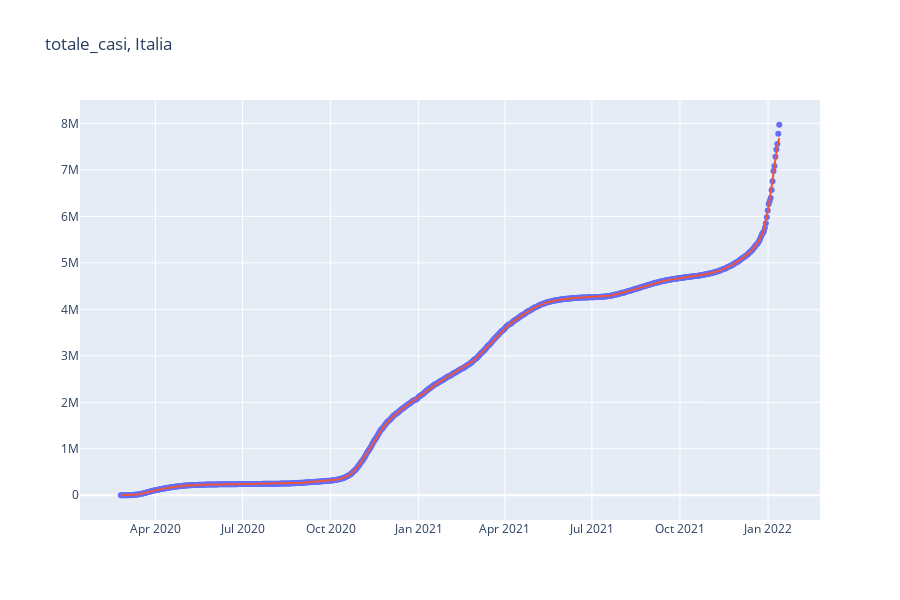
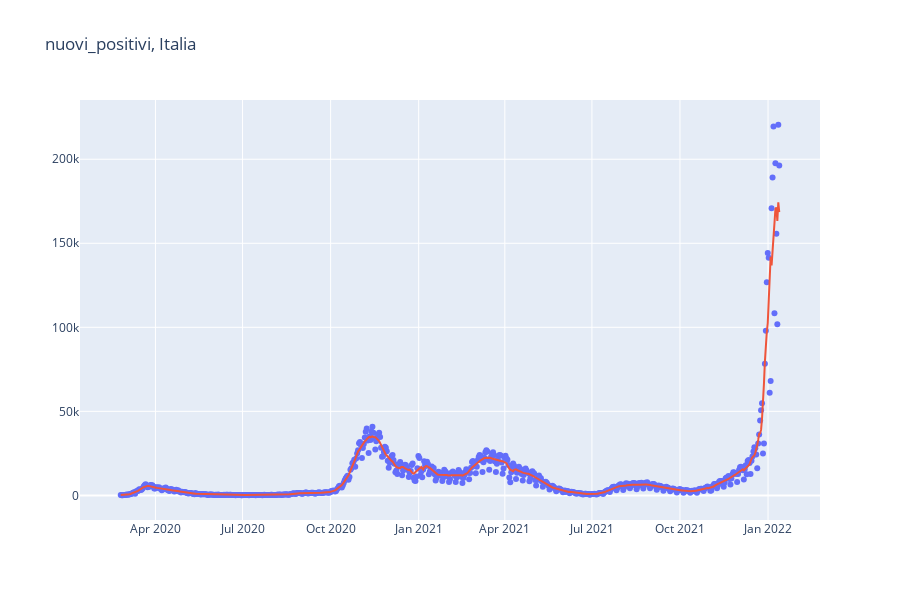
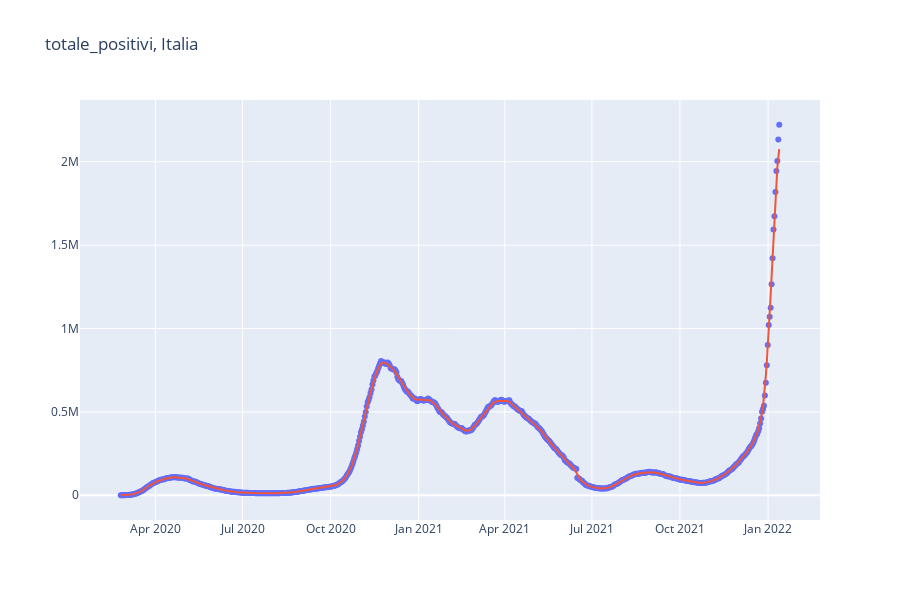
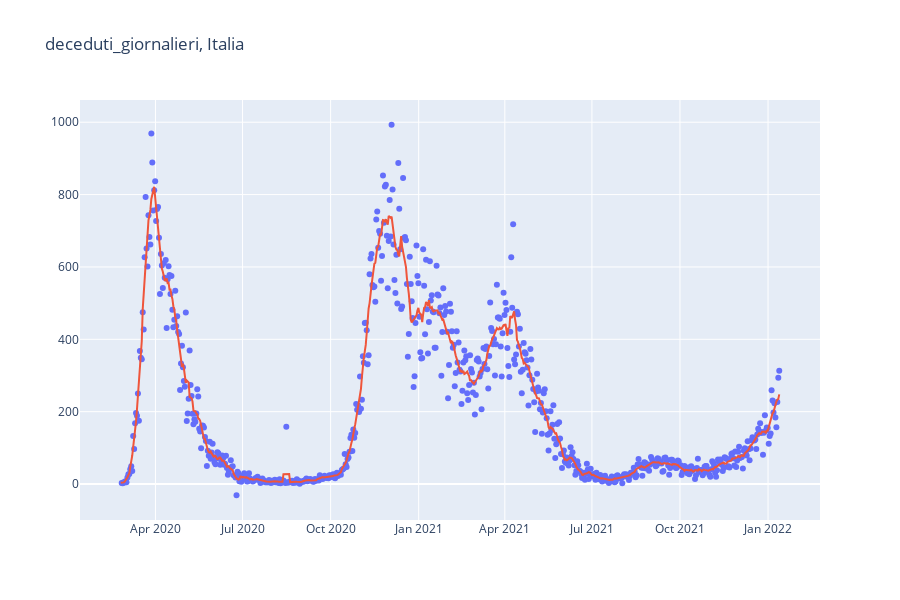

Notebook code cell kept with these figures, in order:
### Code cell
for indicatore in indicatori_selected:
    fig = go.Figure()

    fig.add_trace(go.Scatter(x=data_italia['data'],
                             y=data_italia[indicatore],
                             mode='markers'))
    # versione lisciata
    fig.add_trace(go.Scatter(x=data_italia['data'],
                             y=moving_function(data_italia[indicatore],np.mean,lisciatura,lisciatura),
                             mode='lines'))

    fig.update_layout(
        title='%s, Italia' %indicatore,
        autosize=False,
        showlegend=False,
        width=900,
        height=600)
    fig.show()

### Figure 1 — Plotly figure (JSON) as saved in the notebook; plotly's stock layout.template omitted (floating-point values rounded to 4 significant figures; data arrays with more than 128 entries replaced by an {"elided": "..."} marker saying what was removed)
{"data": [{"mode": "markers", "type": "scatter", "x": {"elided": "689 str values"}, "y": {"elided": "689 int values"}}, {"mode": "lines", "type": "scatter", "x": {"elided": "689 str values"}, "y": {"elided": "689 int values"}}], "layout": {"autosize": false, "height": 600, "showlegend": false, "title": {"text": "totale_casi, Italia"}, "width": 900}}

### Figure 2 — Plotly figure (JSON) as saved in the notebook; plotly's stock layout.template omitted (floating-point values rounded to 4 significant figures; data arrays with more than 128 entries replaced by an {"elided": "..."} marker saying what was removed)
{"data": [{"mode": "markers", "type": "scatter", "x": {"elided": "689 str values"}, "y": {"elided": "689 int values"}}, {"mode": "lines", "type": "scatter", "x": {"elided": "689 str values"}, "y": {"elided": "689 int values"}}], "layout": {"autosize": false, "height": 600, "showlegend": false, "title": {"text": "nuovi_positivi, Italia"}, "width": 900}}

### Figure 3 — Plotly figure (JSON) as saved in the notebook; plotly's stock layout.template omitted (floating-point values rounded to 4 significant figures; data arrays with more than 128 entries replaced by an {"elided": "..."} marker saying what was removed)
{"data": [{"mode": "markers", "type": "scatter", "x": {"elided": "689 str values"}, "y": {"elided": "689 int values"}}, {"mode": "lines", "type": "scatter", "x": {"elided": "689 str values"}, "y": {"elided": "689 int values"}}], "layout": {"autosize": false, "height": 600, "showlegend": false, "title": {"text": "totale_positivi, Italia"}, "width": 900}}

### Figure 4 — Plotly figure (JSON) as saved in the notebook; plotly's stock layout.template omitted (floating-point values rounded to 4 significant figures; data arrays with more than 128 entries replaced by an {"elided": "..."} marker saying what was removed)
{"data": [{"mode": "markers", "type": "scatter", "x": {"elided": "689 str values"}, "y": {"elided": "689 int values"}}, {"mode": "lines", "type": "scatter", "x": {"elided": "689 str values"}, "y": {"elided": "689 float values"}}], "layout": {"autosize": false, "height": 600, "showlegend": false, "title": {"text": "deceduti_giornalieri, Italia"}, "width": 900}}
